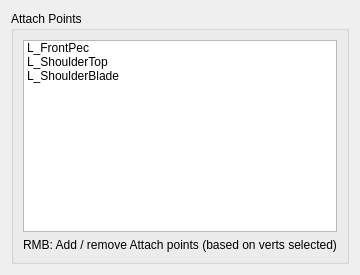
                <widget class="QWidget" name="tab_6">
                 <attribute name="title">
                  <string>Attach Points</string>
                 </attribute>
                 <layout class="QHBoxLayout" name="horizontalLayout_8">
                  <item>
                   <widget class="QGroupBox" name="groupBox_3">
                    <property name="title">
                     <string>Attach Points</string>
                    </property>
                    <layout class="QVBoxLayout" name="verticalLayout_12">
                     <item>
                      <layout class="QVBoxLayout" name="verticalLayout_13">
                       <item>
                        <widget class="QListWidget" name="listWidget_2">
                         <item>
                          <property name="text">
                           <string>L_FrontPec</string>
                          </property>
                         </item>
                         <item>
                          <property name="text">
                           <string>L_ShoulderTop</string>
                          </property>
                         </item>
                         <item>
                          <property name="text">
                           <string>L_ShoulderBlade</string>
                          </property>
                         </item>
                        </widget>
                       </item>
                       <item>
                        <widget class="QLabel" name="label_12">
                         <property name="text">
                          <string>RMB: Add / remove Attach points (based on verts selected)</string>
                         </property>
                        </widget>
                       </item>
                      </layout>
                     </item>
                    </layout>
                   </widget>
                  </item>
                 </layout>
                </widget>
